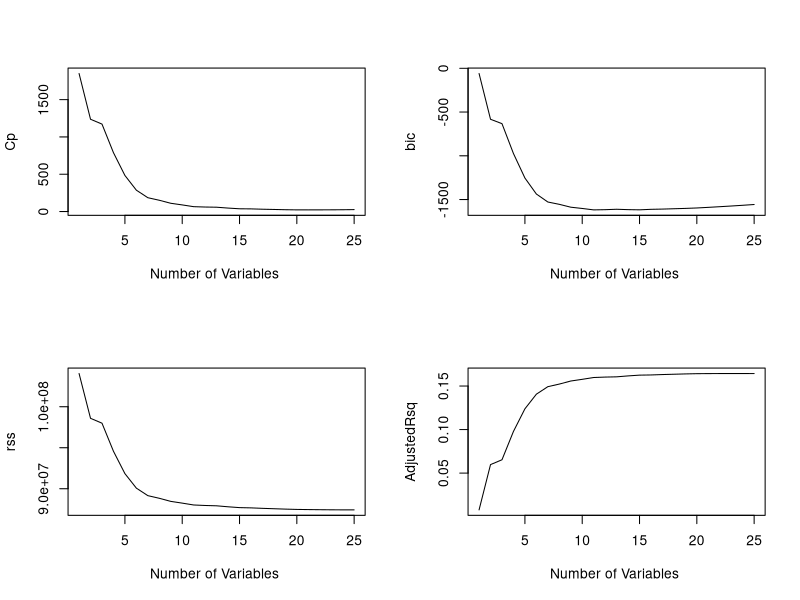
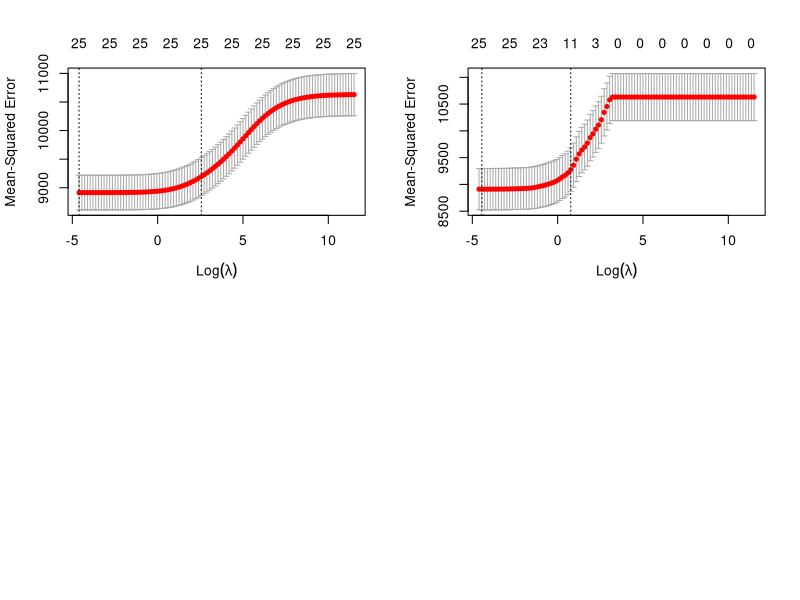

The R source for these figures, in order:
## ---- chunk 1

rep.fn <- function(data, index) {
  l = data$l[index]
  m = data$m[index]
  return(sum(l*m))

}

## ---- chunk 2
aphid.df <- read.csv("Aphid.csv", header = T)

eggs.df <- subset(aphid.df, select = -ID)
m <- c()
l <- c()
for (col in colnames(eggs.df)){
  m <-  c(m, (sum(eggs.df[[col]])/sum(eggs.df[[col]] != 0)))
  l <- c(l, (sum(eggs.df[[col]] != 0)/nrow(eggs.df)))

}
boot.df <- data.frame(m=m, l=l)
## ---- chunk 3
library(boot)

set.seed(1)  # for reproducibility
boot.result <- boot(data = boot.df, statistic = rep.fn, R = 100000)

print(boot.result$t0)                
print(sd(boot.result$t))        
print(boot.ci(boot.result, type = "perc"))



## ---- chunk 4
hwood.df <- read.csv("Hollywood.csv", header=T)

hwood.lm <- lm(Receipts ~ Production + Promo + Books ,data=hwood.df)
summary(hwood.lm)

newdata <- data.frame(
  Production = 7,
  Promo = 7,
  Books = 10
)

prediction1 <- predict(hwood.lm, newdata = newdata, interval = "confidence")

prediction1
## ---- chunk 5
boot.fn <- function(data, index, newdata){
  model <- lm(Receipts ~ Production + Promo + Books, data = data[index, ])
  prediction <- predict(model, newdata = newdata)
  return(prediction)
}
library(boot)
results <- boot(data = hwood.df, statistic = boot.fn, R = 10000, newdata = newdata)
boot.ci(results, type = "perc")
se <- sd(results$t)
print(se)

t0 <- prediction1[1]
moe <- 1.96*se
upper <- t0 + moe
lower <- t0 - moe

print(prediction1)
cat("The 95% CI for our statistic using bootstrapped standard error is: \n", lower, upper)

## ---- chunk 6
energy.df <- read.csv("Energy.csv")
set.seed(1)
n <- floor(0.5 * nrow(energy.df))
index <- sample(seq_len(nrow(energy.df)), size = n)

train <- energy.df[index, ]
test  <- energy.df[-index, ]
train_subset <- subset(train, select = -c(date))
test_subset <- subset(test, select = -c(date))
## ---- chunk 7
mod1 <- lm(data = train_subset, Appliances ~ .)
coefficients(mod1)
summary(mod1)
## ---- chunk 8
full.mod.prediction <- predict(mod1, newdata = test_subset)
y_test <- test_subset$Appliances
mse.full.mod <- mean((full.mod.prediction-y_test)^2)

cat("Test Error for full linear model: \n", mse.full.mod)
## ---- chunk 9
library(leaps)
regfit.bwd <- regsubsets(Appliances ~ .,data=train_subset, nvmax = 25, method = "backward")
reg.summary <- summary(regfit.bwd)

par(mfrow=c(2,2))
plot(reg.summary$cp ,xlab="Number of Variables ",ylab="Cp", type="l")
plot(reg.summary$bic,xlab="Number of Variables ",ylab="bic", type="l")
plot(reg.summary$rss ,xlab="Number of Variables ",ylab="rss", type="l")
plot(reg.summary$adjr2 ,xlab="Number of Variables ",ylab="AdjustedRsq", type="l")

## ---- chunk 10
coef(regfit.bwd ,9)
best_vars <- names(coef(regfit.bwd, 9))[-1]
formula_str <- paste("Appliances ~", paste(best_vars, collapse = " + "))
formula_final <- as.formula(formula_str)
final.lm <- lm(data = train_subset, formula_final)
pred.final <- predict(final.lm, newdata = test_subset)

y_test <- test_subset$Appliances
lm_mse <- mean((pred.final - y_test)^2)
cat("Mean MSE for Final LM: ", lm_mse)
## ---- chunk 11
library(glmnet)
x_train=model.matrix(Appliances~., data=train_subset)[,-1]
y_train=train_subset$Appliances
x_test <- model.matrix(Appliances ~ ., data = test_subset)[,-1]
y_test <- test_subset$Appliances


grid <- 10^seq(5, -2, length = 100)
ridge_cv <- cv.glmnet(x_train, y_train, alpha = 0, lambda = grid)
best_lambda_ridge <- ridge_cv$lambda.min

ridge_pred <- predict(ridge_cv, s = best_lambda_ridge, newx = x_test)
ridge_mse <- mean((ridge_pred - y_test)^2)

cat("Ridge Regression Test MSE:", ridge_mse, "\n")
cat("Ridge Regression Best Lambda", best_lambda_ridge, "\n")
plot(ridge_cv)
## ---- chunk 12
lasso_cv <- cv.glmnet(x_train, y_train, alpha = 1, lambda = grid)
best_lambda_lasso <- lasso_cv$lambda.min

lasso_pred <- predict(lasso_cv, s = best_lambda_lasso, newx = x_test)
lasso_mse <- mean((lasso_pred - y_test)^2)

lasso_coef <- predict(lasso_cv, s = best_lambda_lasso, type = "coefficients")
nonzero_coef <- sum(lasso_coef != 0) - 1

plot(lasso_cv)
cat("Lasso Test MSE:", lasso_mse, "\n")
cat("Ridge Regression Best Lambda", best_lambda_lasso, "\n")
cat("Number of non-zero coefficients:", nonzero_coef, "\n")
## ---- chunk 13
cat("Full model MSE: ", mse.full.mod,"\n") 
cat("Stepwise model MSE: ", lm_mse,"\n") 
cat("Ridge model MSE: ", ridge_mse,"\n") 
cat("LASSO model MSE: ", lasso_mse,"\n")
